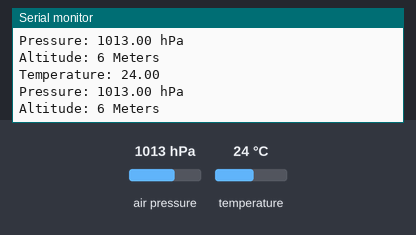
A sketch run on a simulated Arduino Uno, built with avr-gcc and run on an emulated ATmega328P. Shown: the last lines printed to the serial monitor. The test bench sets the inputs (shaded band); at power-on: air pressure 1013 hPa, temperature 24 °C.

Above: at 4.8 s.
4.9 s: air pressure set to 952 hPa
At 8.0 s:
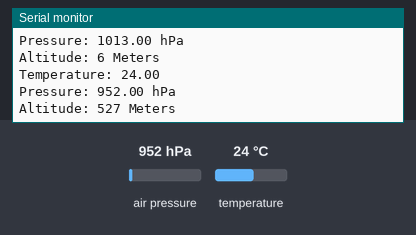
9.0 s: temperature set to 12 °C
At 11.3 s:
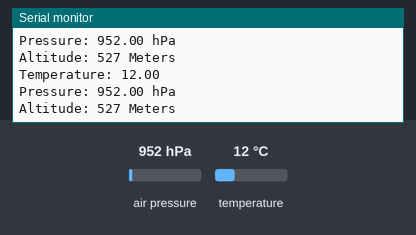
13.1 s: air pressure set to 975 hPa
At 14.6 s:
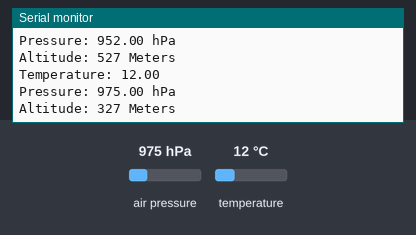
Timing chart, 0 to 16.1 s (numbered marks = the images above; inputs shaded):
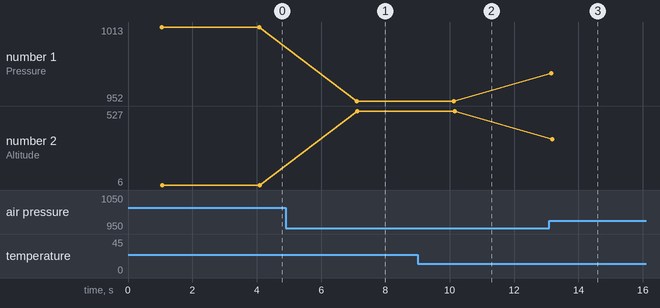

Measured:
- after the input at 4.9 s, the serial monitor: prints a new line after 2.2 s (image 1)
- after the input at 9.0 s, the serial monitor: prints a new line after 1.1 s (image 2)
- after the input at 13.1 s, the serial monitor: prints a new line after 0.06 s (image 3)
- plotted number 1: 1013 → 952 after the input at 4.9 s, 952 → 975 after the input at 13.1 s
- plotted number 2: 6 → 527 after the input at 4.9 s, 527 → 327 after the input at 13.1 s

The sketch:

ArduinoBmp180.ino
```cpp
#include <Wire.h>
#include <SFE_BMP180.h>

SFE_BMP180 bmp180;
float Po = 1013.77;

void setup() {
  Serial.begin(9600);
  bool success = bmp180.begin();

  if (success) {
    Serial.println("BMP180 init success");
  }
}

void loop() {
  char status;
  double T, P;
  int alt;
  bool success = false;

  status = bmp180.startTemperature();

  if (status != 0) {
    delay(1000);
    status = bmp180.getTemperature(T);

    if (status != 0) {
      status = bmp180.startPressure(3);

      if (status != 0) {
        delay(status);
        status = bmp180.getPressure(P, T);

        if (status != 0) {
          alt = bmp180.altitude(P, Po);

          Serial.print("Temperature: ");
          Serial.println(T);
          Serial.print("Pressure: ");
          Serial.print(P);
          Serial.println(" hPa");
          Serial.print("Altitude: ");
          Serial.print(alt);
          Serial.println(" Meters");
        }
      }
    }
  }
  delay(2000);
}
```
